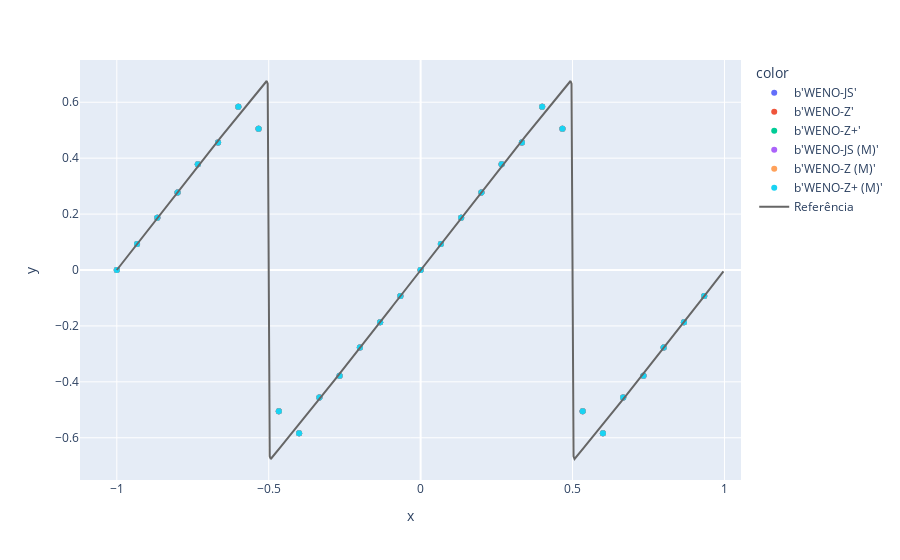

Here is the notebook cell this chart was saved with:
### Code cell
fig = ply_exp.scatter(
    data_frame = df    ,
    x          = x     ,
    y          = y     ,
    color      = label
)
fig.add_trace(
    ply_go.Scatter(
        x    = tf.range(-1, 1, Δx_ref[0], dtype=float_pres) ,
        y    = u_ref[0]                                     ,
        mode = "lines"                                      ,
        line = ply_go.scatter.Line(color="#666666")         ,
        name = "Referência"
    )
)
fig.show()

### Figure 1 — Plotly figure (JSON) as saved in the notebook; plotly's stock layout.template omitted (floating-point values rounded to 4 significant figures; data arrays with more than 128 entries replaced by an {"elided": "..."} marker saying what was removed)
{"data": [{"hovertemplate": "color=b'WENO-JS'<br>x=%{x}<br>y=%{y}<extra></extra>", "legendgroup": "b'WENO-JS'", "marker": {"color": "#636efa", "symbol": "circle"}, "mode": "markers", "name": "b'WENO-JS'", "orientation": "v", "showlegend": true, "type": "scatter", "x": [-1, -0.9333, -0.8667, -0.8, -0.7333, -0.6667, -0.6, -0.5333, -0.4667, -0.4, -0.3333, -0.2667, -0.2, -0.1333, -0.06667, -1.943e-16, 0.06667, 0.1333, 0.2, 0.2667, 0.3333, 0.4, 0.4667, 0.5333, 0.6, 0.6667, 0.7333, 0.8, 0.8667, 0.9333], "xaxis": "x", "y": [7.605e-17, 0.09298, 0.1867, 0.2769, 0.3785, 0.4563, 0.5837, 0.5056, -0.5056, -0.5837, -0.4563, -0.3785, -0.2769, -0.1867, -0.09298, -2.838e-16, 0.09298, 0.1867, 0.2769, 0.3785, 0.4563, 0.5837, 0.5056, -0.5056, -0.5837, -0.4563, -0.3785, -0.2769, -0.1867, -0.09298], "yaxis": "y"}, {"hovertemplate": "color=b'WENO-Z'<br>x=%{x}<br>y=%{y}<extra></extra>", "legendgroup": "b'WENO-Z'", "marker": {"color": "#EF553B", "symbol": "circle"}, "mode": "markers", "name": "b'WENO-Z'", "orientation": "v", "showlegend": true, "type": "scatter", "x": [-1, -0.9333, -0.8667, -0.8, -0.7333, -0.6667, -0.6, -0.5333, -0.4667, -0.4, -0.3333, -0.2667, -0.2, -0.1333, -0.06667, -1.943e-16, 0.06667, 0.1333, 0.2, 0.2667, 0.3333, 0.4, 0.4667, 0.5333, 0.6, 0.6667, 0.7333, 0.8, 0.8667, 0.9333], "xaxis": "x", "y": [7.605e-17, 0.09298, 0.1867, 0.2769, 0.3785, 0.4563, 0.5837, 0.5056, -0.5056, -0.5837, -0.4563, -0.3785, -0.2769, -0.1867, -0.09298, -2.838e-16, 0.09298, 0.1867, 0.2769, 0.3785, 0.4563, 0.5837, 0.5056, -0.5056, -0.5837, -0.4563, -0.3785, -0.2769, -0.1867, -0.09298], "yaxis": "y"}, {"hovertemplate": "color=b'WENO-Z+'<br>x=%{x}<br>y=%{y}<extra></extra>", "legendgroup": "b'WENO-Z+'", "marker": {"color": "#00cc96", "symbol": "circle"}, "mode": "markers", "name": "b'WENO-Z+'", "orientation": "v", "showlegend": true, "type": "scatter", "x": [-1, -0.9333, -0.8667, -0.8, -0.7333, -0.6667, -0.6, -0.5333, -0.4667, -0.4, -0.3333, -0.2667, -0.2, -0.1333, -0.06667, -1.943e-16, 0.06667, 0.1333, 0.2, 0.2667, 0.3333, 0.4, 0.4667, 0.5333, 0.6, 0.6667, 0.7333, 0.8, 0.8667, 0.9333], "xaxis": "x", "y": [7.605e-17, 0.09298, 0.1867, 0.2769, 0.3785, 0.4563, 0.5837, 0.5056, -0.5056, -0.5837, -0.4563, -0.3785, -0.2769, -0.1867, -0.09298, -2.838e-16, 0.09298, 0.1867, 0.2769, 0.3785, 0.4563, 0.5837, 0.5056, -0.5056, -0.5837, -0.4563, -0.3785, -0.2769, -0.1867, -0.09298], "yaxis": "y"}, {"hovertemplate": "color=b'WENO-JS (M)'<br>x=%{x}<br>y=%{y}<extra></extra>", "legendgroup": "b'WENO-JS (M)'", "marker": {"color": "#ab63fa", "symbol": "circle"}, "mode": "markers", "name": "b'WENO-JS (M)'", "orientation": "v", "showlegend": true, "type": "scatter", "x": [-1, -0.9333, -0.8667, -0.8, -0.7333, -0.6667, -0.6, -0.5333, -0.4667, -0.4, -0.3333, -0.2667, -0.2, -0.1333, -0.06667, -1.943e-16, 0.06667, 0.1333, 0.2, 0.2667, 0.3333, 0.4, 0.4667, 0.5333, 0.6, 0.6667, 0.7333, 0.8, 0.8667, 0.9333], "xaxis": "x", "y": [7.605e-17, 0.09298, 0.1867, 0.2769, 0.3785, 0.4563, 0.5837, 0.5056, -0.5056, -0.5837, -0.4563, -0.3785, -0.2769, -0.1867, -0.09298, -2.838e-16, 0.09298, 0.1867, 0.2769, 0.3785, 0.4563, 0.5837, 0.5056, -0.5056, -0.5837, -0.4563, -0.3785, -0.2769, -0.1867, -0.09298], "yaxis": "y"}, {"hovertemplate": "color=b'WENO-Z (M)'<br>x=%{x}<br>y=%{y}<extra></extra>", "legendgroup": "b'WENO-Z (M)'", "marker": {"color": "#FFA15A", "symbol": "circle"}, "mode": "markers", "name": "b'WENO-Z (M)'", "orientation": "v", "showlegend": true, "type": "scatter", "x": [-1, -0.9333, -0.8667, -0.8, -0.7333, -0.6667, -0.6, -0.5333, -0.4667, -0.4, -0.3333, -0.2667, -0.2, -0.1333, -0.06667, -1.943e-16, 0.06667, 0.1333, 0.2, 0.2667, 0.3333, 0.4, 0.4667, 0.5333, 0.6, 0.6667, 0.7333, 0.8, 0.8667, 0.9333], "xaxis": "x", "y": [7.605e-17, 0.09298, 0.1867, 0.2769, 0.3785, 0.4563, 0.5837, 0.5056, -0.5056, -0.5837, -0.4563, -0.3785, -0.2769, -0.1867, -0.09298, -2.838e-16, 0.09298, 0.1867, 0.2769, 0.3785, 0.4563, 0.5837, 0.5056, -0.5056, -0.5837, -0.4563, -0.3785, -0.2769, -0.1867, -0.09298], "yaxis": "y"}, {"hovertemplate": "color=b'WENO-Z+ (M)'<br>x=%{x}<br>y=%{y}<extra></extra>", "legendgroup": "b'WENO-Z+ (M)'", "marker": {"color": "#19d3f3", "symbol": "circle"}, "mode": "markers", "name": "b'WENO-Z+ (M)'", "orientation": "v", "showlegend": true, "type": "scatter", "x": [-1, -0.9333, -0.8667, -0.8, -0.7333, -0.6667, -0.6, -0.5333, -0.4667, -0.4, -0.3333, -0.2667, -0.2, -0.1333, -0.06667, -1.943e-16, 0.06667, 0.1333, 0.2, 0.2667, 0.3333, 0.4, 0.4667, 0.5333, 0.6, 0.6667, 0.7333, 0.8, 0.8667, 0.9333], "xaxis": "x", "y": [7.605e-17, 0.09298, 0.1867, 0.2769, 0.3785, 0.4563, 0.5837, 0.5056, -0.5056, -0.5837, -0.4563, -0.3785, -0.2769, -0.1867, -0.09298, -2.838e-16, 0.09298, 0.1867, 0.2769, 0.3785, 0.4563, 0.5837, 0.5056, -0.5056, -0.5837, -0.4563, -0.3785, -0.2769, -0.1867, -0.09298], "yaxis": "y"}, {"line": {"color": "#666666"}, "mode": "lines", "name": "Referência", "type": "scatter", "x": {"elided": "600 float values"}, "y": {"elided": "600 float values"}}], "layout": {"autosize": true, "legend": {"title": {"text": "color"}, "tracegroupgap": 0}, "margin": {"t": 60}, "xaxis": {"anchor": "y", "autorange": true, "domain": [0, 1], "range": [-1.116, 1.049], "title": {"text": "x"}, "type": "linear"}, "yaxis": {"anchor": "x", "autorange": true, "domain": [0, 1], "range": [-0.7511, 0.7511], "title": {"text": "y"}, "type": "linear"}}}
